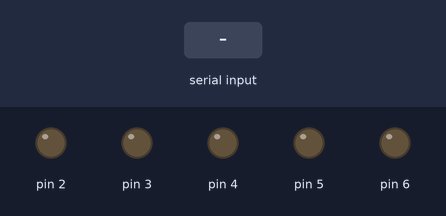
Recording of a sketch running on a simulated Arduino Uno, built with avr-gcc and run on an emulated ATmega328P. On the bench: output pins drawn as LEDs (lit = HIGH). The test bench sets the inputs (shaded band). What the sketch prints to the serial monitor is not drawn.

Above: at 1.2 s.
1.3 s: "90,45\n" received over Serial
At 3.5 s:
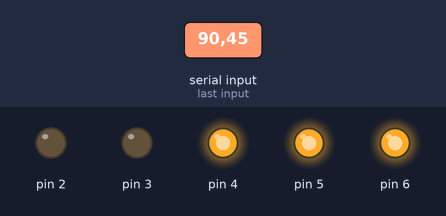
3.8 s: "5\n" received over Serial
At 5.2 s:
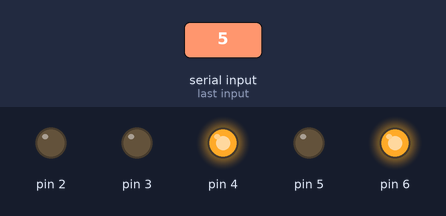
6.3 s: "30,150\n" received over Serial
At 8.5 s:
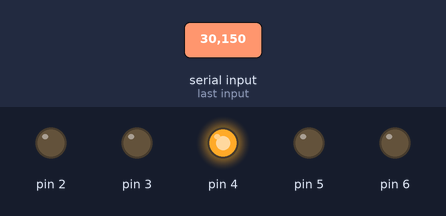
8.8 s: "90\n" received over Serial
At 10.1 s:
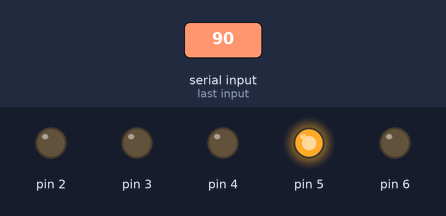
11.3 s: "1\n" received over Serial
At 13.3 s:
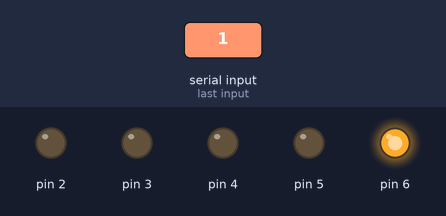
13.8 s: "200\n" received over Serial
At 15.2 s:
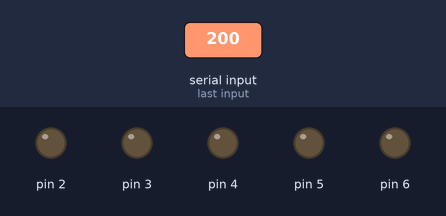
Timing chart, 0 to 16.8 s (numbered marks = the images above; inputs shaded):
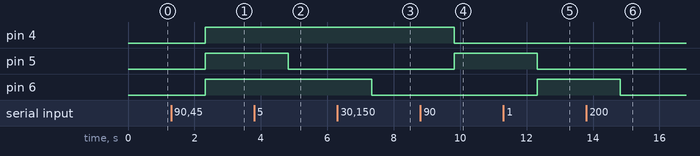

The sketch:

binary_led.ino
```cpp
#include <SoftwareSerial.h>

void setup() {
  pinMode(2,OUTPUT);
  pinMode(3,OUTPUT);
  pinMode(4,OUTPUT);
  pinMode(5,OUTPUT);
  pinMode(6,OUTPUT);
  Serial.begin(9600);
}

void loop() {
  int n=0;int dec=0;
  while(Serial.available()>0){
    delay(10);
     Serial.print("Enter the binary number : ");
     dec=Serial.parseInt();
     n+=dec;

  }
  if(n>0){
    int arr[5];
    int k=0;
        while (n != 0) {
            arr[k] = n%2;
            n=n/2;
            k++;
        }
    int i=0;
    for(i=2;i>=0;i--)
    {Serial.print(arr[i]);
      if(arr[i]==1){
        digitalWrite(6-i,HIGH);
      }
      else{
        digitalWrite(6-i,LOW);
      }

    }

}
}
```

Measured:
- after the input at 1.3 s, pin 4–6: LOW → HIGH after 1.0 s
- after the input at 3.8 s, pin 5: HIGH → LOW after 1.0 s
- after the input at 6.3 s, pin 6: HIGH → LOW after 1.0 s
- after the input at 8.8 s, pin 4: HIGH → LOW after 1.0 s; pin 5: LOW → HIGH after 1.0 s
- after the input at 11.3 s, pin 5: HIGH → LOW after 1.0 s; pin 6: LOW → HIGH after 1.0 s
- after the input at 13.8 s, pin 6: HIGH → LOW after 1.0 s
